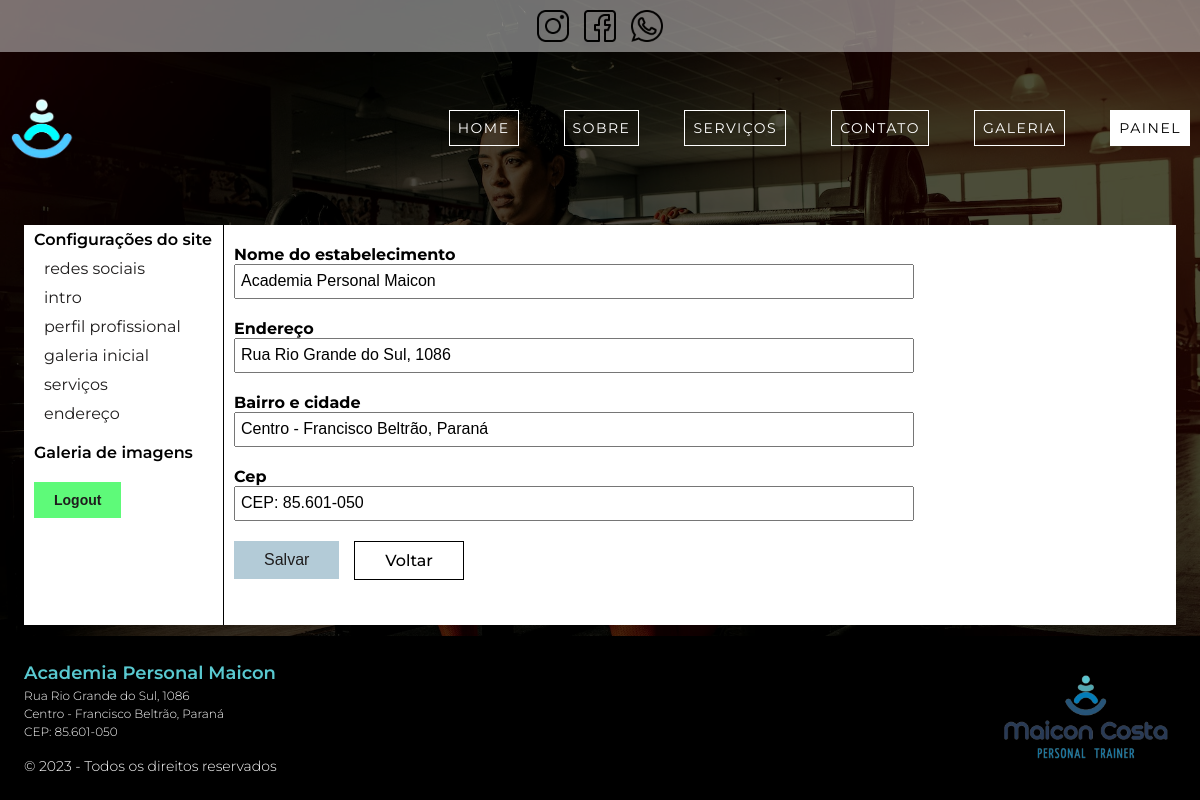
/author/dashboard/settings/adress/ (signed in), run on the app's committed database.
### app_home/models.py (models this page shows, shortened)
class Adress(models.Model):
    name = models.CharField(max_length=255,
                            default='',
                            verbose_name='nome do estabelecimento',
                            )
    adress = models.CharField(max_length=255,
                              default='',
                              verbose_name='endereço',
                              )
    city = models.CharField(max_length=255,
                            default='',
                            verbose_name='bairro e cidade',
                            )
    postal = models.CharField(max_length=255,
                              default='',
                              verbose_name='cep',
                              )
    class Meta:
        verbose_name = 'Endereço'
        verbose_name_plural = 'Endereço'

### author/views/adress.py (the view)
@login_required(redirect_field_name='next', login_url='author:login')
def settings_adress(request: HttpRequest):
    adress: Adress = Adress.objects.first()
    form: ModelForm = f.AdressForm(
        data=request.POST or None,
        files=request.FILES or None,
        instance=adress,
        )
    if form.is_valid():
        form.save()
        messages.success(request, 'Dados salvos com sucesso.')
        return redirect(
            reverse('author:adress')
        )
    return render(request, 'author/partials/_adress.html', context={
        'form': form,
        'button_to_back_action': reverse('author:dashboard'),
    })

### author/forms/form_settings.py
class AdressForm(ModelForm):
    class Meta:
        model = Adress
        fields = '__all__'

### app_home/context_processor.py (called while the page is built)
def adress(request: HttpRequest):
    adress = Adress.objects.first()
    return {
        'adress': adress
    }

### author/templates/author/partials/_adress.html
{% extends 'author/pages/dashboard.html' %}
{% block settings %}
    {% include 'author/partials/_baseform.html' %}
{% endblock %}

### author/templates/author/partials/_baseform.html (shortened to what this page needs)
<form
    action="{{ form_action }}"
    class="C-form"
    method="POST"
    enctype="multipart/form-data">
    {% for field in form %}
        <div class="C-form__div">
            <label for="{{ field.id_for_label }}" class="C-form__label">
                {{ field.label }}
            </label>
            {{ field }}
        </div>
    {% endfor %}
    <div class="C-buttons center_flex_row">
        <button type="submit" class="C-form__button">salvar</button>
        <a class="C-form__button C-button_to_back" href="{{ button_to_back_action }}">voltar</a>
    </div>
</form>

### base_template/global/partials/_footer.html
{% load static %}
<div class="C-footer__details">
    <a class="C-footer__link" href="{% url 'author:login' %}">
        <p class="C-footer__title">{{ adress.name }}</p>
    </a>
    <p class="C-footer__adress">{{ adress.adress }}</p>
    <p class="C-footer__adress">{{ adress.city }}</p>
    <p class="C-footer__adress">{{ adress.postal }}</p>
    <p class="C-footer__copy"> &copy; 2023 - Todos os direitos reservados</p>
</div>
<div class="C-footer__logo">
    <img src="{% static 'global/images/logo.png' %}" alt="">
</div>

### base_static/global/css/style.css (style rules this page uses)
* { margin: 0; padding: 0; box-sizing: border-box; }
:root { --blue-0: #C5FFFD; --blue-1: #B3CBD7; --blue-2: #59C9D0; --blue-3: #067CB8; --blue-4: #0B7DB2; --blue-4: #26557A; --blue-5: #283958; --blue-5-transparent: #2839589c; --blue-facebook: #1976D2; --orange-1: #ED541C; --orange-1-instagram: #FA851D; --orange-2-instagram: #F55031; --orange-3-instagram: #B43179; --orange-4-instagram: #B52F8C; --light-white: #FBFBFB; --standard-white: #ffffff; --standard-black: #000000; --black-transparent-bg: rgba(0, 0, 0, 0.7); --gray-1: rgb(65, 63, 63); --green-1-whatsapp: #30BF2E; --green-2-whatsapp: #5EFA79; --standard-gray: #1f1d1d; --standard-red: rgba(179, 46, 46, 0.863); --std-white-transparent: rgba(255, 255, 255, 0.288); --std-white-transparent-2: rgba(255, 255, 255, 0.548); --font-montserrat: 'Montserrat', sans-serif; --font-oswald: 'Oswald', sans-serif; }
html, body { font-family: var(--font-montserrat); height: 100%; }
.center_flex_row { display: flex; justify-content: center; align-items: center; }
.C-body { display: grid; grid-template-columns: 1fr; grid-template-rows: auto 1fr auto; grid-template-areas: "header" "main" "footer"; background-color: var(--black-transparent-bg); background-image: url('../images/bg-body-img_m.jpg'); background-position: center top; background-size: cover; background-repeat: no-repeat; background-attachment: fixed; }
.C-form { width: 100%; max-width: 1024px; }
.C-form__div { margin-bottom: 20px; }
.C-form__label { display: block; font-weight: 700; }
.C-form__div { width: 100%; max-width: 680px; }
.C-form__div > input { width: 100%; height: 35px; outline: none; font-size: 16px; padding: 5px; }
.C-buttons { justify-content: flex-start; align-items: flex-start; column-gap: 15px; row-gap: 15px; flex-wrap: wrap; margin-bottom: 25px; }
.C-form__button, .C-button_to_back { font-size: 16px; width: auto; padding: 10px 30px; background-color: var(--blue-1); color: var(--standard-gray); font-weight: 300; text-transform: capitalize; outline: none; border: none; cursor: pointer; display: block; }
.C-button_to_back { background-color: transparent; border: 1px solid var(--standard-black); text-decoration: none; font-weight: 500; color: var(--standard-black); padding: 9px 30px; }
.C-footer__link { text-decoration: none; }
.C-footer__title { font-size: 18px; font-weight: 600; color: var(--blue-2); line-height: 1.5; }
.C-footer__adress, .C-footer__copy { color: white; font-size: 12px; font-weight: 300; line-height: 1.5; }
.C-footer__copy { padding-top: 15px; font-size: 14px; }
.C-footer__logo { width: 100%; max-width: 180px; }
.C-footer__logo img { width: 100%; }
@media screen and (min-width: 1024px) { html, body { scroll-behavior: smooth; } }

### data on the page
Adress: form "Academia Personal Maicon" "Rua Rio Grande do Sul, 1086" "Centro - Francisco Beltrão, Paraná" "CEP: 85.601-050", name "Academia Personal Maicon", adress "Rua Rio Grande do Sul, 1086", city "Centro - Francisco Beltrão, Paraná", postal "CEP: 85.601-050"

### other printed values
{{ field.label }} "Nome do estabelecimento" "Endereço" "Bairro e cidade" "Cep"
